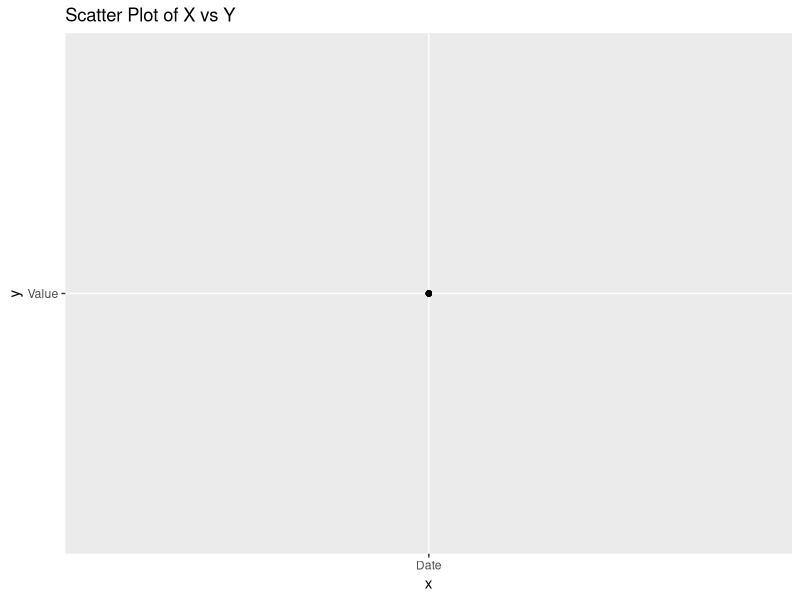

Reproduce this figure in R.
## ---- chunk 1
knitr::opts_chunk$set(echo = TRUE)
## ---- chunk 2
# Load the data
data <- read.csv("sample.csv")

# Display the first few rows of the dataset
head(data)
## ---- chunk 3
library(ggplot2)



# Generate a plot
ggplot(data, aes(x = "Date", y = "Value")) +
  geom_point() +
  labs(title = "Scatter Plot of X vs Y")
